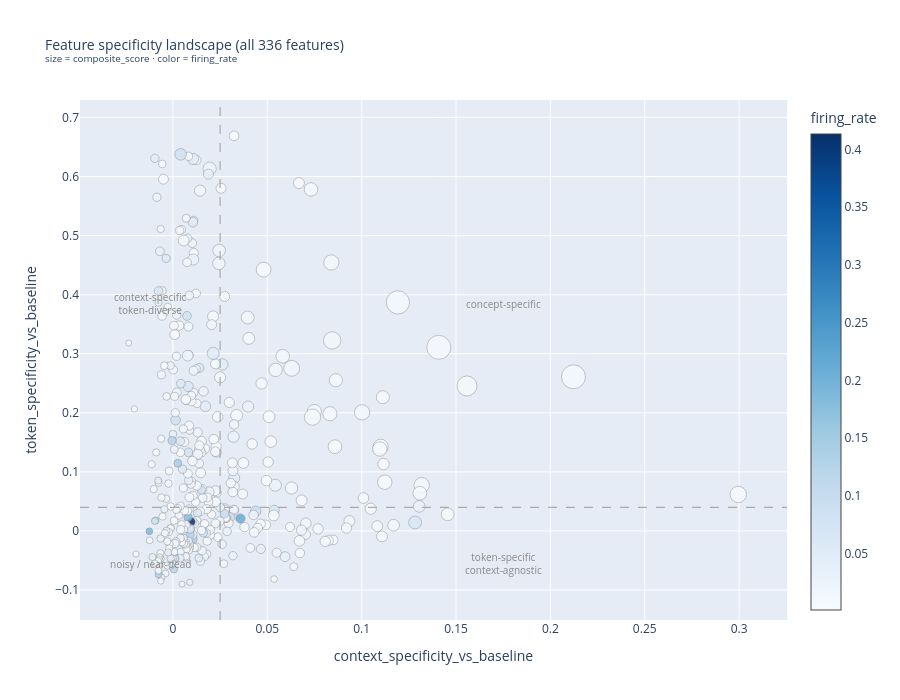

The notebook cell saved with this chart:
### Code cell
plot_feature_specificity_scatter(tracer, top_n=None, size_by="composite_score")

### Figure 1 — Plotly figure (JSON) as saved in the notebook; plotly's stock layout.template omitted (floating-point values rounded to 4 significant figures; data arrays with more than 128 entries replaced by an {"elided": "..."} marker saying what was removed)
{"data": [{"hoverinfo": "text", "marker": {"color": {"elided": "336 float values"}, "colorbar": {"title": {"text": "firing_rate"}}, "colorscale": [[0, "rgb(247,251,255)"], [0.125, "rgb(222,235,247)"], [0.25, "rgb(198,219,239)"], [0.375, "rgb(158,202,225)"], [0.5, "rgb(107,174,214)"], [0.625, "rgb(66,146,198)"], [0.75, "rgb(33,113,181)"], [0.875, "rgb(8,81,156)"], [1, "rgb(8,48,107)"]], "line": {"color": "grey", "width": 0.5}, "opacity": 0.85, "size": {"elided": "336 float values"}}, "mode": "markers", "showlegend": false, "text": {"elided": "336 str values"}, "type": "scatter", "x": {"elided": "336 float values"}, "y": {"elided": "336 float values"}}], "layout": {"annotations": [{"font": {"color": "#888", "size": 10}, "showarrow": false, "text": "context-specific<br>token-diverse", "x": -0.01211, "xref": "x", "y": 0.3848, "yref": "y"}, {"font": {"color": "#888", "size": 10}, "showarrow": false, "text": "concept-specific", "x": 0.1752, "xref": "x", "y": 0.3848, "yref": "y"}, {"font": {"color": "#888", "size": 10}, "showarrow": false, "text": "noisy / near-dead", "x": -0.01211, "xref": "x", "y": -0.05542, "yref": "y"}, {"font": {"color": "#888", "size": 10}, "showarrow": false, "text": "token-specific<br>context-agnostic", "x": 0.1752, "xref": "x", "y": -0.05542, "yref": "y"}], "height": 700, "hovermode": "closest", "shapes": [{"line": {"color": "#aaa", "dash": "dash", "width": 1.2}, "type": "line", "x0": 0.025, "x1": 0.025, "y0": -0.1508, "y1": 0.7296}, {"line": {"color": "#aaa", "dash": "dash", "width": 1.2}, "type": "line", "x0": -0.04923, "x1": 0.3254, "y0": 0.04, "y1": 0.04}], "title": {"font": {"size": 14}, "text": "Feature specificity landscape (all 336 features)<br><sup>size = composite_score · color = firing_rate</sup>"}, "width": 900, "xaxis": {"range": [-0.04923, 0.3254], "title": {"text": "context_specificity_vs_baseline"}, "zeroline": false}, "yaxis": {"range": [-0.1508, 0.7296], "title": {"text": "token_specificity_vs_baseline"}, "zeroline": false}}}
